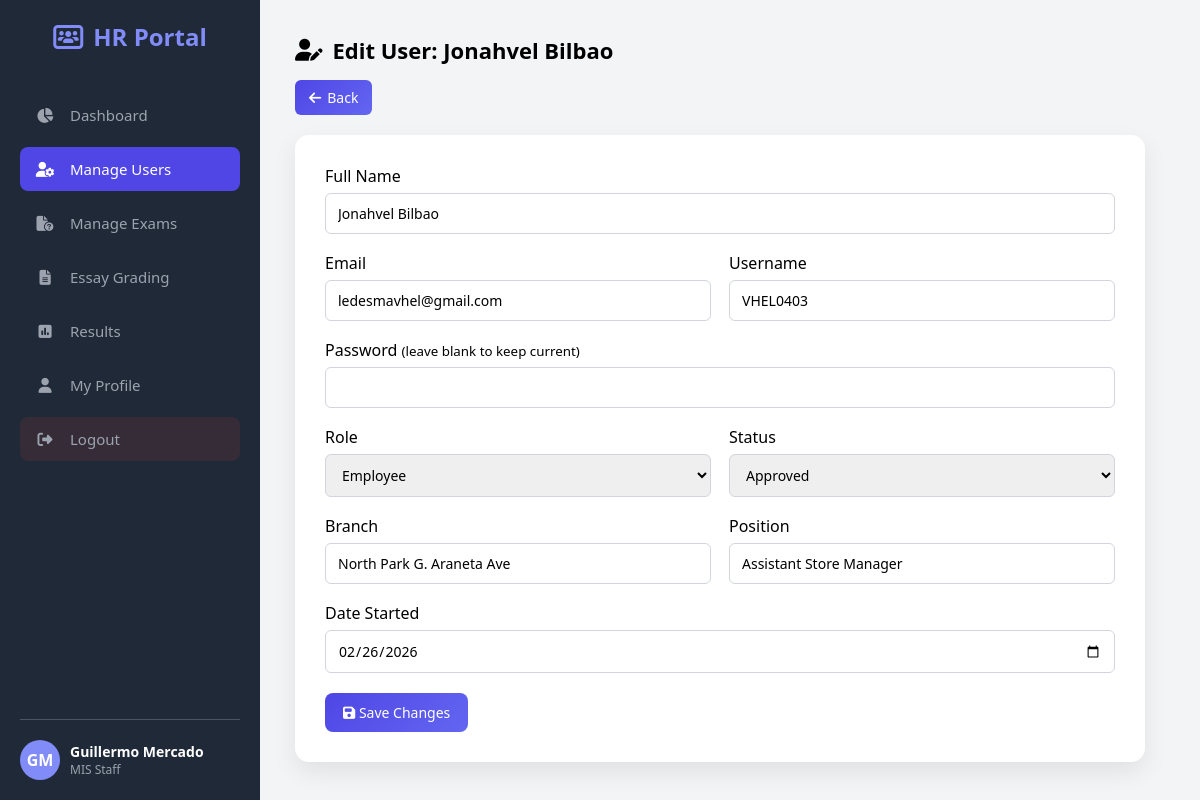
The page /hr/edit_user.php?id=34 (signed in) on the database its author committed.
### tables this page shows
CREATE TABLE `users` (
  `id` int(11) NOT NULL,
  `full_name` varchar(150) NOT NULL,
  `employee_number` varchar(50) NOT NULL,
  `branch` varchar(100) NOT NULL,
  `position` varchar(100) NOT NULL,
  `date_started` date NOT NULL,
  `email` varchar(150) NOT NULL,
  `username` varchar(100) NOT NULL,
  `password` varchar(255) NOT NULL,
  `role` enum('Administrator','HR','Employee') NOT NULL DEFAULT 'Employee',
  `status` enum('Pending','Approved','Rejected','Inactive') NOT NULL DEFAULT 'Pending',
  `profile_photo` varchar(255) DEFAULT NULL,
  `date_created` timestamp NOT NULL DEFAULT current_timestamp()
);

### hr/edit_user.php (the view, shortened to what this page needs)
<?php
require_once __DIR__ . '/../config/db.php';
$user_id = $_SESSION['user_id'];
$stmtUser = $pdo->prepare("SELECT full_name, position, profile_photo FROM users WHERE id=?");
$stmtUser->execute([$user_id]);
$user = $stmtUser->fetch();
$avatarPhoto = $user['profile_photo'] ?? null;
$avatarInitials = implode('', array_map(fn($w)=>strtoupper($w[0]), explode(" ", $user['full_name'] ?? "Admin User")));
$editId = intval($_GET['id'] ?? 0);
$stmt = $pdo->prepare("SELECT * FROM users WHERE id=?");
$stmt->execute([$editId]);
$userRow = $stmt->fetch();
?>
<!DOCTYPE html>
<html lang="en">
<head>
<link rel="stylesheet" href="https://cdnjs.cloudflare.com/ajax/libs/font-awesome/6.4.0/css/all.min.css">
</head>
<body>
<nav class="sidebar">
<div class="logo">
<i class="fa-solid fa-users-rectangle"></i> HR Portal
</div>
<ul class="nav-links">
<li><a href="index.php"><i class="fa-solid fa-chart-pie"></i> Dashboard</a></li>
<li><a href="manage_users.php" class="active"><i class="fa-solid fa-user-gear"></i> Manage Users</a></li>
<li><a href="manage_exams.php"><i class="fa-solid fa-file-circle-question"></i> Manage Exams</a></li>
<li><a href="essay_grading.php"><i class="fa-solid fa-file-lines"></i> Essay Grading</a></li>
<li><a href="results.php"><i class="fa-solid fa-square-poll-vertical"></i> Results</a></li>
<li><a href="profile.php"><i class="fa-solid fa-user"></i> My Profile</a></li>
<a href="../config/logout.php" class="logout-btn" onclick="return confirmLogout();">
<i class="fa-solid fa-right-from-bracket"></i> Logout
</a>
</ul>
<div class="profile-footer" style="margin-top:auto;padding-top:20px;border-top:1px solid rgba(255,255,255,0.2);display:flex;align-items:center;gap:10px;">
<div class="avatar">
<?php if($avatarPhoto && file_exists("../uploads/{$avatarPhoto}")): ?>
<img src="../uploads/<?= htmlspecialchars($avatarPhoto) ?>">
<?php else: ?>
<?= $avatarInitials ?>
<?php endif; ?>
</div>
<div style="color:white;">
<div style="font-size:14px;font-weight:600;">
<?= htmlspecialchars($user['full_name'] ?? 'Admin User') ?>
</div>
<div style="font-size:12px;color:#9ca3af;">
<?= htmlspecialchars($user['position'] ?? 'HR Manager') ?>
</div>
</div>
</div>
</nav>
<div class="main-content">
<div class="content-area">
<h2 class="section-title">
<i class="fa-solid fa-user-pen"></i>
Edit User: <?= htmlspecialchars($userRow['full_name']); ?>
</h2>
<a href="manage_users.php" class="back-btn">
<i class="fa-solid fa-arrow-left"></i> Back
</a>
<div class="form-card">
<form method="POST">
<div class="form-grid">
<div class="form-group full">
<label>Full Name</label>
<input type="text" name="full_name" value="<?= htmlspecialchars($userRow['full_name']); ?>" required>
</div>
<div class="form-group">
<label>Email</label>
<input type="email" name="email" value="<?= htmlspecialchars($userRow['email']); ?>" required>
</div>
<div class="form-group">
<label>Username</label>
<input type="text" name="username" value="<?= htmlspecialchars($userRow['username']); ?>" required>
</div>
<div class="form-group full">
<label>Password <small>(leave blank to keep current)</small></label>
<input type="password" name="password">
</div>
<div class="form-group">
<label>Role</label>
<select name="role">
<option value="Employee" <?= $userRow['role']=='Employee'?'selected':'' ?>>Employee</option>
</select>
</div>
<div class="form-group">
<label>Status</label>
<select name="status">
<option value="Approved" <?= $userRow['status']=='Approved'?'selected':'' ?>>Approved</option>
</select>
</div>
<div class="form-group">
<label>Branch</label>
<input type="text" name="branch" value="<?= htmlspecialchars($userRow['branch']); ?>">
</div>
<div class="form-group">
<label>Position</label>
<input type="text" name="position" value="<?= htmlspecialchars($userRow['position']); ?>">
</div>
<div class="form-group full">
<label>Date Started</label>
<input type="date" name="date_started" value="<?= htmlspecialchars($userRow['date_started']); ?>">
</div>
</div>
<button type="submit" class="btn">
<i class="fa-solid fa-floppy-disk"></i> Save Changes
</button>
</form>
</div>
</div>
</div>
</body>
</html>

### hr/edit_user.php (style rules this page uses)
:root { --primary-color:#4f46e5; --secondary-color:#818cf8; --bg-color:#f3f4f6; --sidebar-bg:#1f2937; --text-light:#ffffff; --text-dark:#1f2937; --card-bg:#ffffff; --danger:#ef4444; --success:#10b981; }
* { margin:0; padding:0; box-sizing:border-box; font-family:'Segoe UI',Tahoma,Geneva,Verdana,sans-serif; }
body { display:flex; background-color:var(--bg-color); height:100vh; overflow:hidden; }
.sidebar { width:260px; background-color:var(--sidebar-bg); color:var(--text-light); display:flex; flex-direction:column; padding:20px; }
.logo { font-size:24px; font-weight:bold; margin-bottom:40px; text-align:center; color:var(--secondary-color); display:flex; align-items:center; justify-content:center; gap:10px; }
.nav-links { list-style:none; flex-grow:1; }
.nav-links li { margin-bottom:10px; }
.nav-links a { text-decoration:none; color:#9ca3af; padding:12px 15px; display:flex; align-items:center; gap:15px; border-radius:8px; transition:0.2s; font-size:15px; }
.nav-links a:hover, .nav-links a.active { background-color:var(--primary-color); color:white; }
.nav-links a i { width:20px; text-align:center; }
.logout-btn { margin-top:auto; background-color:rgba(239,68,68,0.1); color:var(--danger); }
.main-content { flex:1; display:flex; flex-direction:column; overflow-y:auto; }
.content-area { padding:35px; }
.section-title { font-size:22px; font-weight:600; display:flex; align-items:center; gap:10px; margin-bottom:15px; }
.back-btn { display:inline-flex; align-items:center; gap:6px; background:linear-gradient(135deg,#4f46e5,#6366f1); color:white; text-decoration:none; padding:8px 14px; border-radius:6px; margin-bottom:20px; font-size:14px; }
.form-card { background:white; padding:30px; border-radius:14px; box-shadow:0 10px 25px rgba(0,0,0,0.08); max-width:850px; }
.form-grid { display:grid; grid-template-columns:1fr 1fr; gap:18px; }
.form-group { display:flex; flex-direction:column; }
.form-group.full { grid-column:1/3; }
label { margin-bottom:6px; font-weight:500; }
input,select { padding:10px 12px; border-radius:6px; border:1px solid #d1d5db; font-size:14px; transition:0.2s; }
.btn { margin-top:20px; padding:10px 18px; border:none; border-radius:8px; cursor:pointer; font-size:14px; background:linear-gradient(135deg,#4f46e5,#6366f1); color:white; transition:0.2s; }
.avatar { width:40px; height:40px; border-radius:50%; display:flex; align-items:center; justify-content:center; color:white; font-weight:bold; background-color:var(--secondary-color); }

### rows shown on the page
users: full_name "GM", full_name "Guillermo Mercado", position "MIS Staff"
users: full_name "Jonahvel Bilbao", email "ledesmavhel@gmail.com", username "VHEL0403", role "Employee", status "Approved", branch "North Park G. Araneta Ave", position "Assistant Store Manager", date_started "02/26/2026"
